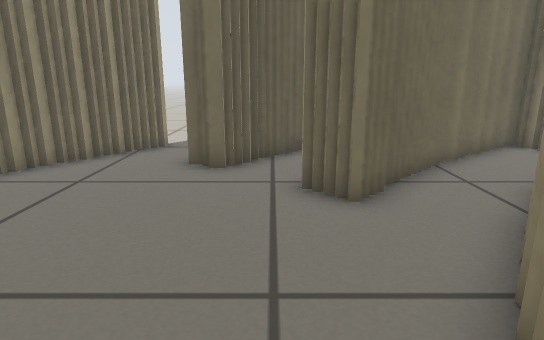
view 1 (above)

20 first-person views from a walk through a world built for the Player/Stage simulator. The camera is 0.5 m above the floor, tilts 14° down and sees 75° across. The lines on the ground mark 1 m squares. The floor is counted in squares, 0.25 m on a side. Each view is taken from the middle of a square. On the plan, view 1 faces up. The plan holds only what a view shows up to about 18 squares ahead; the rest is blank. The place goes on beyond the plan. Robots are left out.

view 2
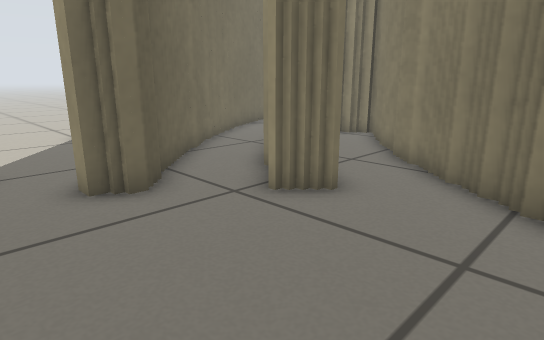

view 3
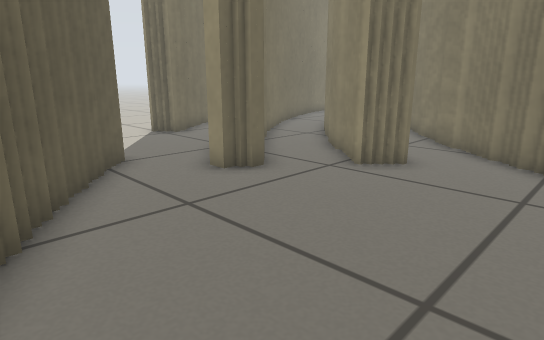

view 4
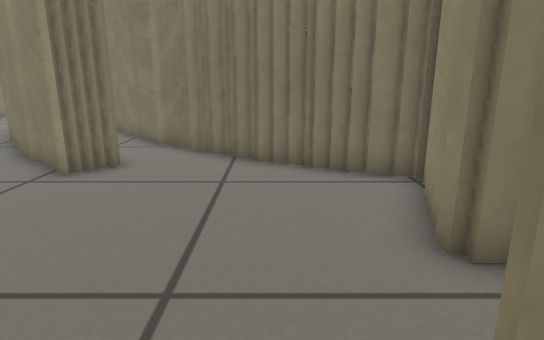

view 5
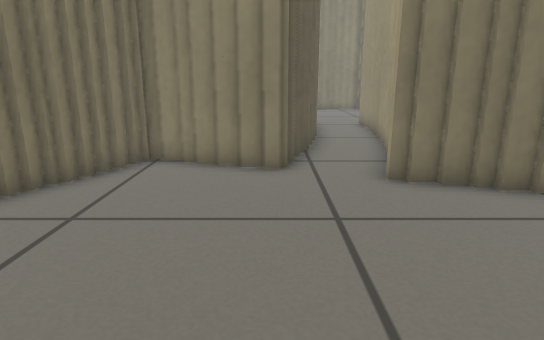

view 6
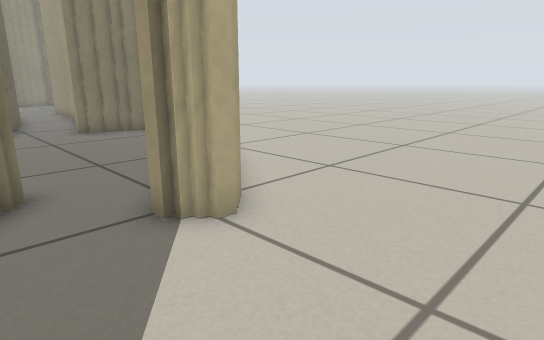

view 7
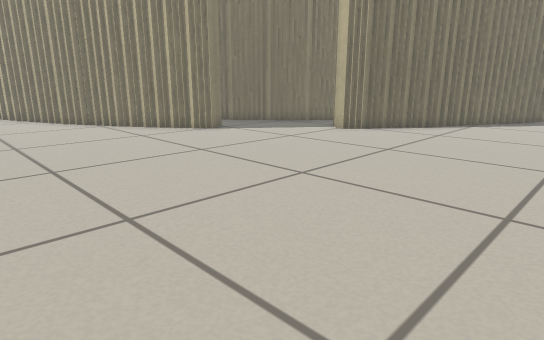

view 8
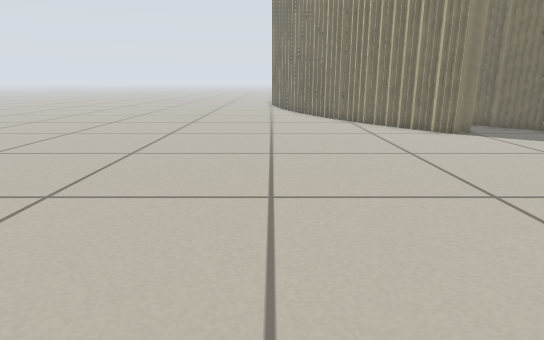

view 9
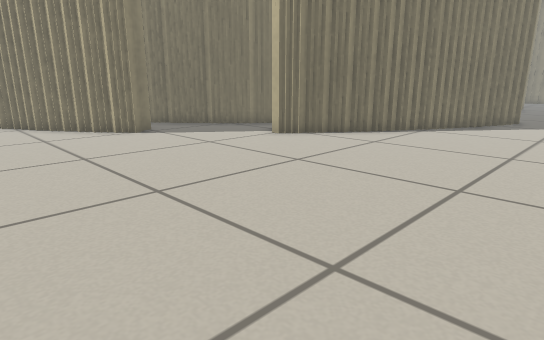

view 10
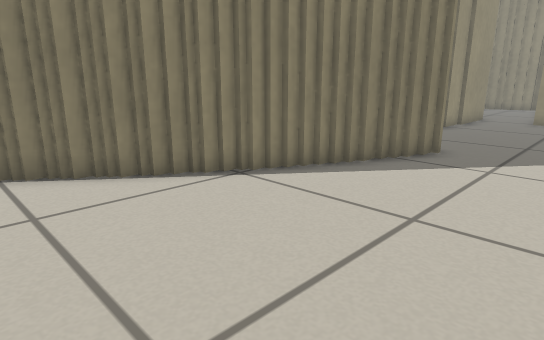

view 11
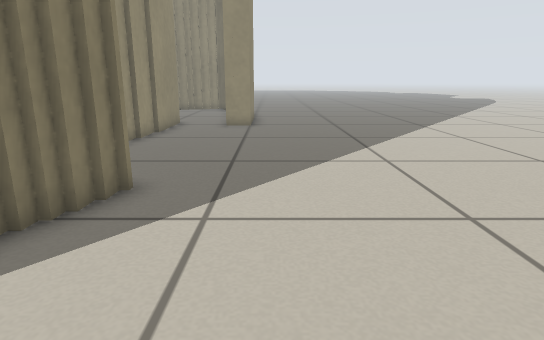

view 12
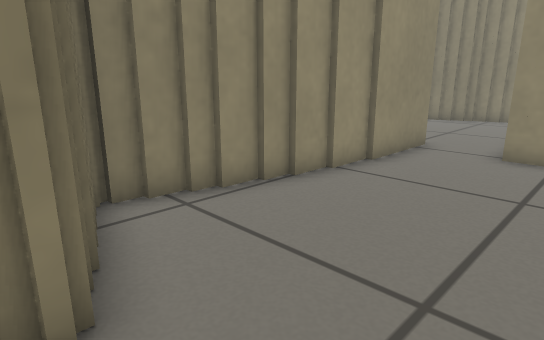

view 13
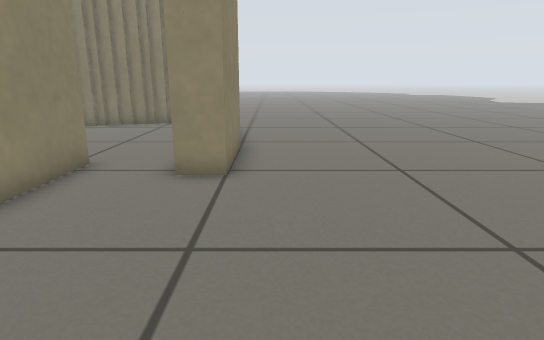

view 14
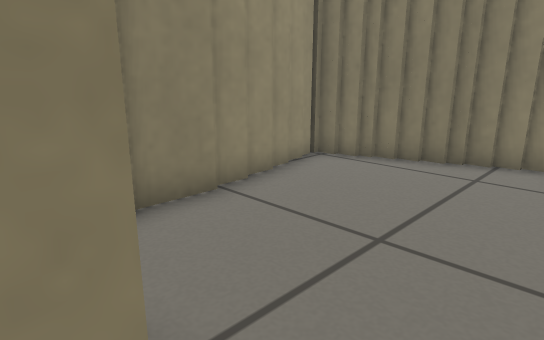

view 15
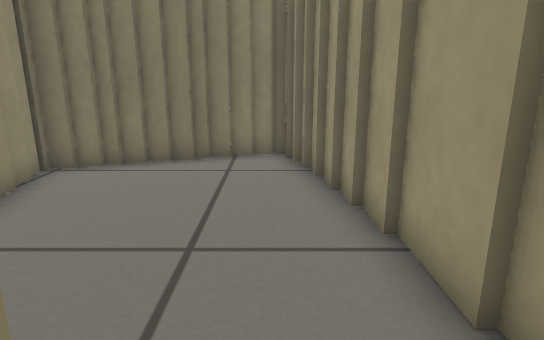

view 16
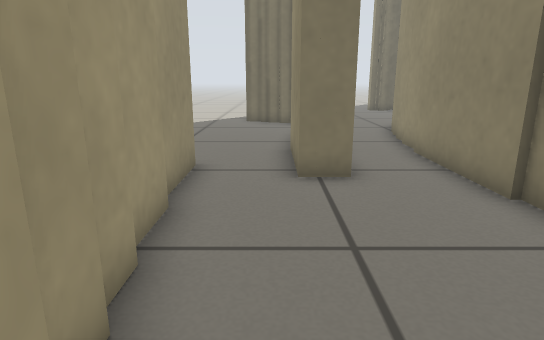

view 17
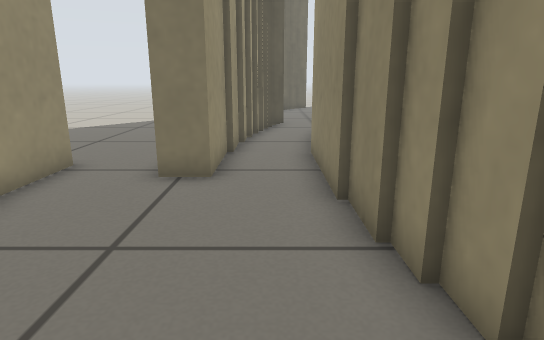

view 18
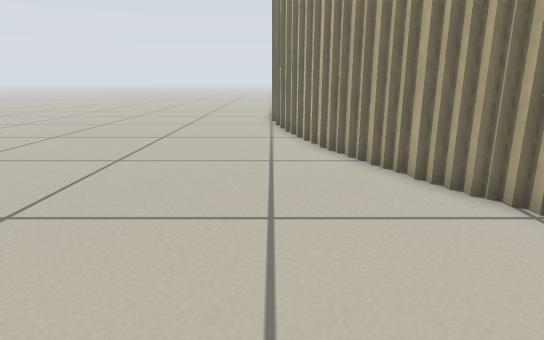

view 19
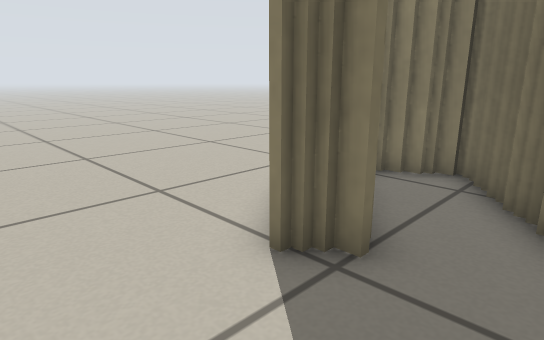

view 20
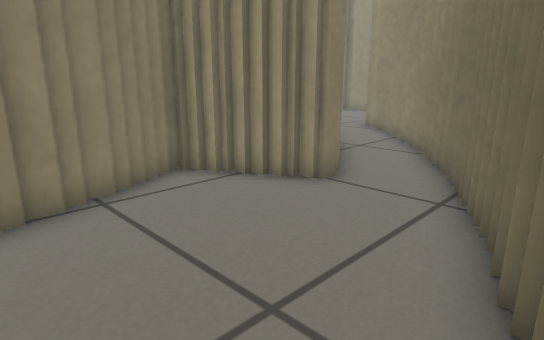

### Floor plan
Key: @ floor where view 1 was taken; # wall or solid block; . floor.
Columns run from 15 left of view 1 to 15 right of it. Each row starts with its distance up from view 1.
 26     ...........................
 25   .............................
 24    ............................
 23  . ...........................#
 22  .........................#####
 21   .....................####
 20   ...................###
 19  ..................###
 18  ................####
 17  ...............#####    ##  .
 16   .............###..#  ###..
 15   .............##..#####.....
 14 ..................####........
 13 .................###..........
 12 ................###..####.....
 11 ..........##...###..#####..##
 10 .........###..###..###.#####
  9 ........###..###..###..##
  8 ........##.......###..##
  7 .......###......###..##
  6 .......# .......##..##
  5 ......## ..........##
  4 ......# ..........##
  3 .....## .........##
  2 .....###.........#
  1 .....#####......##
  0 .......###..##.@#
 -1 ........##.######
 -2 .......###.#
 -3 .......##..#
 -4 .......##..#
 -5 .......##..#
 -6 .......##.##
 -7 .......##.#
 -8 .......##.#
 -9 ...##..##.#
-10 ...##.....#
-11 ...##.....#
-12 ...##.....#
-13 ... #.....##
-14 ... ##.....#
-15 ....##.....#
-16 .... #.....#
-17 .... #....##
-18 .... #. ###
-19 .... ####

Positions as (right, up) in squares from view 1, and headings:
1: (0, 0), facing up
2: (-4, 2), facing up-right
3: (-7, 2), facing up-right
4: (-7, 2), facing right
5: (-3, 8), facing down
6: (-1, 16), facing down-left
7: (-13, 25), facing down-right
8: (-14, 23), facing right
9: (-14, 22), facing down-right
10: (-14, 12), facing down-right
11: (-13, 8), facing down
12: (-13, 2), facing down-right
13: (-13, -1), facing down
14: (-10, -9), facing down-right
15: (-9, -9), facing down
16: (-9, -17), facing up
17: (-6, -17), facing up
18: (-1, 23), facing right
19: (-3, 13), facing up-right
20: (14, 17), facing down-left
